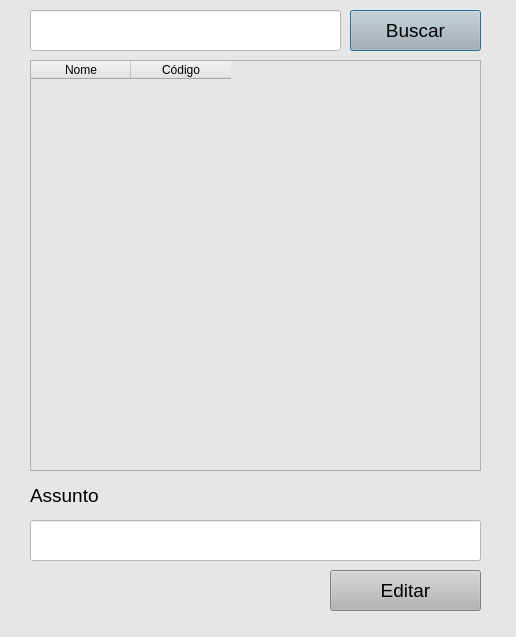
<?xml version="1.0" encoding="UTF-8"?>
<ui version="4.0">
 <class>Dialog</class>
 <widget class="QDialog" name="Dialog">
  <property name="geometry">
   <rect>
    <x>0</x>
    <y>0</y>
    <width>516</width>
    <height>637</height>
   </rect>
  </property>
  <property name="windowTitle">
   <string>Agenda de Atividade</string>
  </property>
  <property name="styleSheet">
   <string notr="true">background-color: rgb(230, 230, 230);</string>
  </property>
  <widget class="QLineEdit" name="Pesquisar_Assunto">
   <property name="geometry">
    <rect>
     <x>30</x>
     <y>10</y>
     <width>311</width>
     <height>41</height>
    </rect>
   </property>
   <property name="styleSheet">
    <string notr="true">background-color: rgb(255, 255, 255);</string>
   </property>
  </widget>
  <widget class="QPushButton" name="pushButton_14">
   <property name="geometry">
    <rect>
     <x>350</x>
     <y>10</y>
     <width>131</width>
     <height>41</height>
    </rect>
   </property>
   <property name="font">
    <font>
     <pointsize>14</pointsize>
    </font>
   </property>
   <property name="styleSheet">
    <string notr="true">background-color: rgb(180, 180, 180);</string>
   </property>
   <property name="text">
    <string>Buscar</string>
   </property>
  </widget>
  <widget class="QTableWidget" name="tabela">
   <property name="geometry">
    <rect>
     <x>30</x>
     <y>60</y>
     <width>451</width>
     <height>411</height>
    </rect>
   </property>
   <property name="sizeAdjustPolicy">
    <enum>QAbstractScrollArea::AdjustToContents</enum>
   </property>
   <property name="editTriggers">
    <set>QAbstractItemView::NoEditTriggers</set>
   </property>
   <property name="selectionMode">
    <enum>QAbstractItemView::SingleSelection</enum>
   </property>
   <property name="selectionBehavior">
    <enum>QAbstractItemView::SelectRows</enum>
   </property>
   <attribute name="verticalHeaderVisible">
    <bool>false</bool>
   </attribute>
   <column>
    <property name="text">
     <string>Nome</string>
    </property>
   </column>
   <column>
    <property name="text">
     <string>Código</string>
    </property>
   </column>
  </widget>
  <widget class="QLabel" name="label_2">
   <property name="geometry">
    <rect>
     <x>30</x>
     <y>480</y>
     <width>451</width>
     <height>31</height>
    </rect>
   </property>
   <property name="text">
    <string>&lt;html&gt;&lt;head/&gt;&lt;body&gt;&lt;p&gt;&lt;span style=&quot; font-size:14pt;&quot;&gt;Assunto&lt;/span&gt;&lt;/p&gt;&lt;/body&gt;&lt;/html&gt;</string>
   </property>
  </widget>
  <widget class="QLineEdit" name="lineEdit_8">
   <property name="geometry">
    <rect>
     <x>30</x>
     <y>520</y>
     <width>451</width>
     <height>41</height>
    </rect>
   </property>
   <property name="styleSheet">
    <string notr="true">background-color: rgb(255, 255, 255);</string>
   </property>
  </widget>
  <widget class="QPushButton" name="Bt_Consultar_Atividade_2">
   <property name="geometry">
    <rect>
     <x>330</x>
     <y>570</y>
     <width>151</width>
     <height>41</height>
    </rect>
   </property>
   <property name="font">
    <font>
     <pointsize>14</pointsize>
    </font>
   </property>
   <property name="styleSheet">
    <string notr="true">background-color: rgb(180, 180, 180);</string>
   </property>
   <property name="text">
    <string>Editar</string>
   </property>
  </widget>
  <widget class="QLabel" name="lab_infor">
   <property name="geometry">
    <rect>
     <x>30</x>
     <y>580</y>
     <width>281</width>
     <height>31</height>
    </rect>
   </property>
   <property name="font">
    <font>
     <family>Verdana</family>
     <pointsize>9</pointsize>
     <weight>75</weight>
     <bold>true</bold>
    </font>
   </property>
   <property name="styleSheet">
    <string notr="true">color: rgb(202, 101, 0);</string>
   </property>
   <property name="text">
    <string>&lt;html&gt;&lt;head/&gt;&lt;body&gt;&lt;p align=&quot;center&quot;&gt;&lt;br/&gt;&lt;/p&gt;&lt;/body&gt;&lt;/html&gt;</string>
   </property>
  </widget>
 </widget>
 <resources/>
 <connections/>
</ui>
